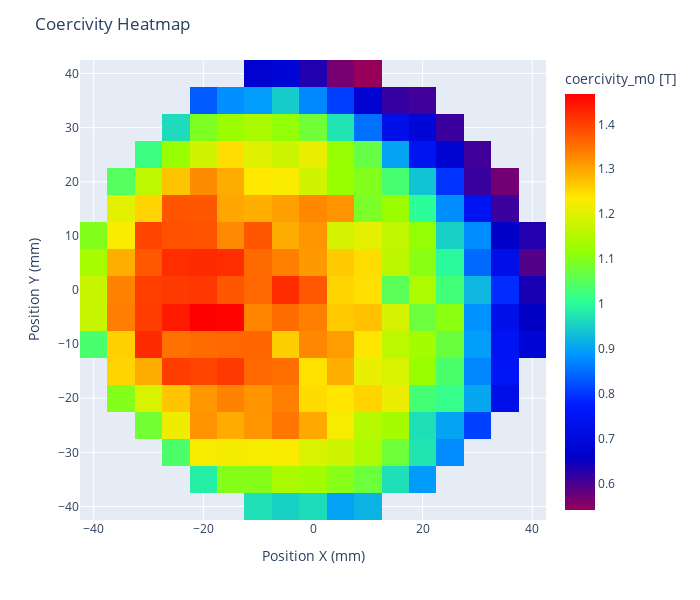

The notebook cell this image was saved under:
### Markdown cell above
- To better visualize the data, you can plot the data in a 2D heatmap using `plot()` directly on the xarray. However for better consistancy with DaHU we choose to use the `plotly` library instead.

### Code cell
# Heatmap plot
import plotly.express as px

coercivity = data["coercivity_m0"] # Getting all the coercivity values

fig = px.imshow(coercivity, color_continuous_scale='rainbow') # using imshow from plotly
fig.update_layout(title="Coercivity Heatmap", xaxis_title="Position X (mm)", yaxis_title="Position Y (mm)", width=700, height=600) # Adding title, labels and figure 
fig.update_yaxes(autorange=True) # To have the y axis from -40 to 40
fig.show()

### Figure 1 — Plotly figure (JSON) as saved in the notebook; plotly's stock layout.template omitted (floating-point values rounded to 4 significant figures; data arrays with more than 128 entries replaced by an {"elided": "..."} marker saying what was removed)
{"data": [{"coloraxis": "coloraxis", "hovertemplate": "x: %{x}<br>y: %{y}<br>coercivity_m0 [T]: %{z}<extra></extra>", "name": "0", "type": "heatmap", "x": [-40.0, -35.0, -30.0, -25.0, -20.0, -15.0, -10.0, -5.0, 0.0, 5.0, 10.0, 15.0, 20.0, 25.0, 30.0, 35.0, 40.0], "xaxis": "x", "y": [-40.0, -35.0, -30.0, -25.0, -20.0, -15.0, -10.0, -5.0, 0.0, 5.0, 10.0, 15.0, 20.0, 25.0, 30.0, 35.0, 40.0], "yaxis": "y", "z": {"elided": "17x17 float values"}}], "layout": {"coloraxis": {"colorbar": {"title": {"text": "coercivity_m0 [T]"}}, "colorscale": [[0, "rgb(150,0,90)"], [0.125, "rgb(0,0,200)"], [0.25, "rgb(0,25,255)"], [0.375, "rgb(0,152,255)"], [0.5, "rgb(44,255,150)"], [0.625, "rgb(151,255,0)"], [0.75, "rgb(255,234,0)"], [0.875, "rgb(255,111,0)"], [1, "rgb(255,0,0)"]]}, "height": 600, "margin": {"t": 60}, "title": {"text": "Coercivity Heatmap"}, "width": 700, "xaxis": {"anchor": "y", "domain": [0, 1], "title": {"text": "Position X (mm)"}}, "yaxis": {"anchor": "x", "autorange": true, "domain": [0, 1], "title": {"text": "Position Y (mm)"}}}}
